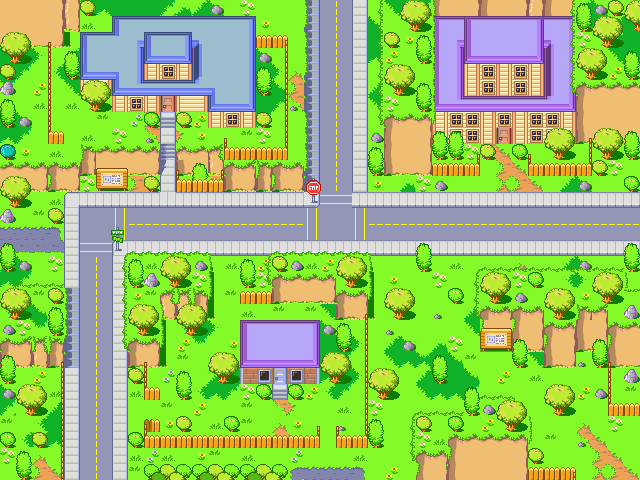

A 2D game scene composited from a Tiled map and its tileset images. What follows is a short description and the map's XML, with each tile layer's data collapsed to a summary:
An orthogonal 40x30 tile map with 16x16 px tiles, 3 tile layers (blockedtiles, background, foreground), 3 tilesets and 2 objects (house, market).

<map version="1.2" tiledversion="1.2.2" orientation="orthogonal" renderorder="right-down" width="40" height="30" tilewidth="16" tileheight="16" infinite="0" nextlayerid="5" nextobjectid="8">
 <tileset firstgid="1" name="1" tilewidth="16" tileheight="16" tilecount="256" columns="8">
  <image source="../images/basictiles.png" width="128" height="512" />
 </tileset>
 <tileset firstgid="257" name="2" tilewidth="16" tileheight="16" tilecount="256" columns="8">
  <image source="../images/uptiles.png" width="128" height="512" />
 </tileset>
 <tileset firstgid="513" name="3" tilewidth="16" tileheight="16" tilecount="2" columns="2">
  <image source="../images/dirblock.png" width="32" height="16" />
 </tileset>
 <layer id="1" name="blockedtiles" width="40" height="30">
  <properties>
   <property name="tileset" value="dirblock.png" />
  </properties>
  <data>[1200 cells, 327 non-empty, 1 distinct tile ids]</data>
 </layer>
 <layer id="2" name="background" width="40" height="30">
  <properties>
   <property name="tileset" value="basictiles.png" />
  </properties>
  <data>[1200 cells, 1200 non-empty, 120 distinct tile ids]</data>
 </layer>
 <layer id="3" name="foreground" width="40" height="30">
  <properties>
   <property name="tileset" value="uptiles.png" />
  </properties>
  <data>[1200 cells, 397 non-empty, 41 distinct tile ids]</data>
 </layer>
 <objectgroup id="4" name="doors">
  <object id="4" name="house" x="160" y="96" width="16" height="16">
   <properties>
    <property name="map" value="home1f" />
    <property name="posX" type="int" value="8" />
    <property name="posY" type="int" value="9" />
   </properties>
  </object>
  <object id="7" name="market" x="272.333" y="367.667" width="16" height="16">
   <properties>
    <property name="map" value="market" />
    <property name="posX" type="int" value="10" />
    <property name="posY" type="int" value="11" />
   </properties>
  </object>
 </objectgroup>
</map>